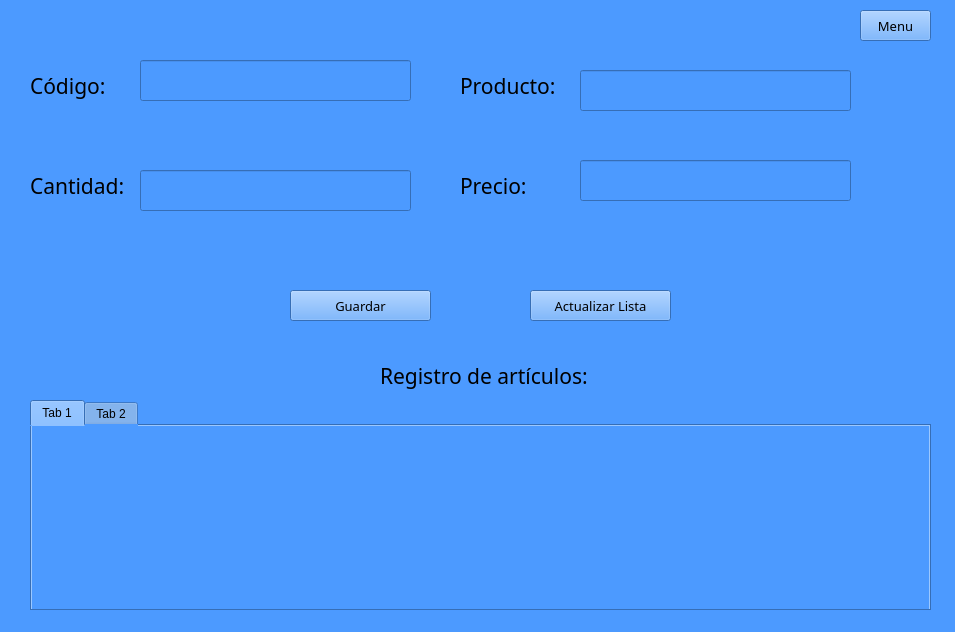
<?xml version="1.0" encoding="UTF-8"?>
<ui version="4.0">
 <class>MainWindow</class>
 <widget class="QMainWindow" name="MainWindow">
  <property name="geometry">
   <rect>
    <x>0</x>
    <y>0</y>
    <width>955</width>
    <height>632</height>
   </rect>
  </property>
  <property name="windowTitle">
   <string>Lista de Productos</string>
  </property>
  <property name="styleSheet">
   <string notr="true">background-color: rgb(0, 0, 255);
background-color: rgb(76, 154, 255);</string>
  </property>
  <widget class="QWidget" name="centralwidget">
   <widget class="QLabel" name="lblCodigo">
    <property name="geometry">
     <rect>
      <x>30</x>
      <y>60</y>
      <width>101</width>
      <height>51</height>
     </rect>
    </property>
    <property name="font">
     <font>
      <family>Century Gothic</family>
      <pointsize>16</pointsize>
      <weight>50</weight>
      <bold>false</bold>
     </font>
    </property>
    <property name="text">
     <string>Código:</string>
    </property>
   </widget>
   <widget class="QLabel" name="lblCantidad">
    <property name="geometry">
     <rect>
      <x>30</x>
      <y>160</y>
      <width>101</width>
      <height>51</height>
     </rect>
    </property>
    <property name="font">
     <font>
      <family>Century Gothic</family>
      <pointsize>16</pointsize>
      <weight>50</weight>
      <bold>false</bold>
     </font>
    </property>
    <property name="text">
     <string>Cantidad:</string>
    </property>
   </widget>
   <widget class="QLabel" name="lblProducto">
    <property name="geometry">
     <rect>
      <x>460</x>
      <y>60</y>
      <width>101</width>
      <height>51</height>
     </rect>
    </property>
    <property name="font">
     <font>
      <family>Century Gothic</family>
      <pointsize>16</pointsize>
      <weight>50</weight>
      <bold>false</bold>
     </font>
    </property>
    <property name="text">
     <string>Producto:</string>
    </property>
   </widget>
   <widget class="QLabel" name="lblPrecio">
    <property name="geometry">
     <rect>
      <x>460</x>
      <y>160</y>
      <width>111</width>
      <height>51</height>
     </rect>
    </property>
    <property name="font">
     <font>
      <family>Century Gothic</family>
      <pointsize>16</pointsize>
      <weight>50</weight>
      <bold>false</bold>
     </font>
    </property>
    <property name="text">
     <string>Precio:</string>
    </property>
   </widget>
   <widget class="QPushButton" name="btActualizar">
    <property name="geometry">
     <rect>
      <x>530</x>
      <y>290</y>
      <width>141</width>
      <height>31</height>
     </rect>
    </property>
    <property name="font">
     <font>
      <family>Century Gothic</family>
      <pointsize>10</pointsize>
     </font>
    </property>
    <property name="text">
     <string>Actualizar Lista</string>
    </property>
   </widget>
   <widget class="QPushButton" name="btGuardar">
    <property name="geometry">
     <rect>
      <x>290</x>
      <y>290</y>
      <width>141</width>
      <height>31</height>
     </rect>
    </property>
    <property name="font">
     <font>
      <family>Century Gothic</family>
      <pointsize>10</pointsize>
     </font>
    </property>
    <property name="text">
     <string>Guardar</string>
    </property>
   </widget>
   <widget class="QLabel" name="lblRegistro">
    <property name="geometry">
     <rect>
      <x>380</x>
      <y>350</y>
      <width>231</width>
      <height>51</height>
     </rect>
    </property>
    <property name="font">
     <font>
      <family>Century Gothic</family>
      <pointsize>16</pointsize>
      <weight>50</weight>
      <bold>false</bold>
     </font>
    </property>
    <property name="text">
     <string>Registro de artículos:</string>
    </property>
   </widget>
   <widget class="QLineEdit" name="txtCodigo">
    <property name="geometry">
     <rect>
      <x>140</x>
      <y>60</y>
      <width>271</width>
      <height>41</height>
     </rect>
    </property>
    <property name="font">
     <font>
      <family>Century Gothic</family>
      <pointsize>16</pointsize>
     </font>
    </property>
   </widget>
   <widget class="QLineEdit" name="txtCantidad">
    <property name="geometry">
     <rect>
      <x>140</x>
      <y>170</y>
      <width>271</width>
      <height>41</height>
     </rect>
    </property>
    <property name="font">
     <font>
      <family>Century Gothic</family>
      <pointsize>16</pointsize>
     </font>
    </property>
   </widget>
   <widget class="QLineEdit" name="txtProducto">
    <property name="geometry">
     <rect>
      <x>580</x>
      <y>70</y>
      <width>271</width>
      <height>41</height>
     </rect>
    </property>
    <property name="font">
     <font>
      <family>Century Gothic</family>
      <pointsize>16</pointsize>
     </font>
    </property>
   </widget>
   <widget class="QLineEdit" name="txtPrecio">
    <property name="geometry">
     <rect>
      <x>580</x>
      <y>160</y>
      <width>271</width>
      <height>41</height>
     </rect>
    </property>
    <property name="font">
     <font>
      <family>Century Gothic</family>
      <pointsize>16</pointsize>
     </font>
    </property>
   </widget>
   <widget class="QPushButton" name="btMenu">
    <property name="geometry">
     <rect>
      <x>860</x>
      <y>10</y>
      <width>71</width>
      <height>31</height>
     </rect>
    </property>
    <property name="font">
     <font>
      <family>Century Gothic</family>
      <pointsize>10</pointsize>
     </font>
    </property>
    <property name="text">
     <string>Menu</string>
    </property>
   </widget>
   <widget class="QTabWidget" name="tblproductos">
    <property name="geometry">
     <rect>
      <x>30</x>
      <y>400</y>
      <width>901</width>
      <height>211</height>
     </rect>
    </property>
    <widget class="QWidget" name="tab">
     <attribute name="title">
      <string>Tab 1</string>
     </attribute>
    </widget>
    <widget class="QWidget" name="tab_2">
     <attribute name="title">
      <string>Tab 2</string>
     </attribute>
    </widget>
   </widget>
  </widget>
  <widget class="QStatusBar" name="statusbar"/>
 </widget>
 <resources/>
 <connections/>
</ui>
